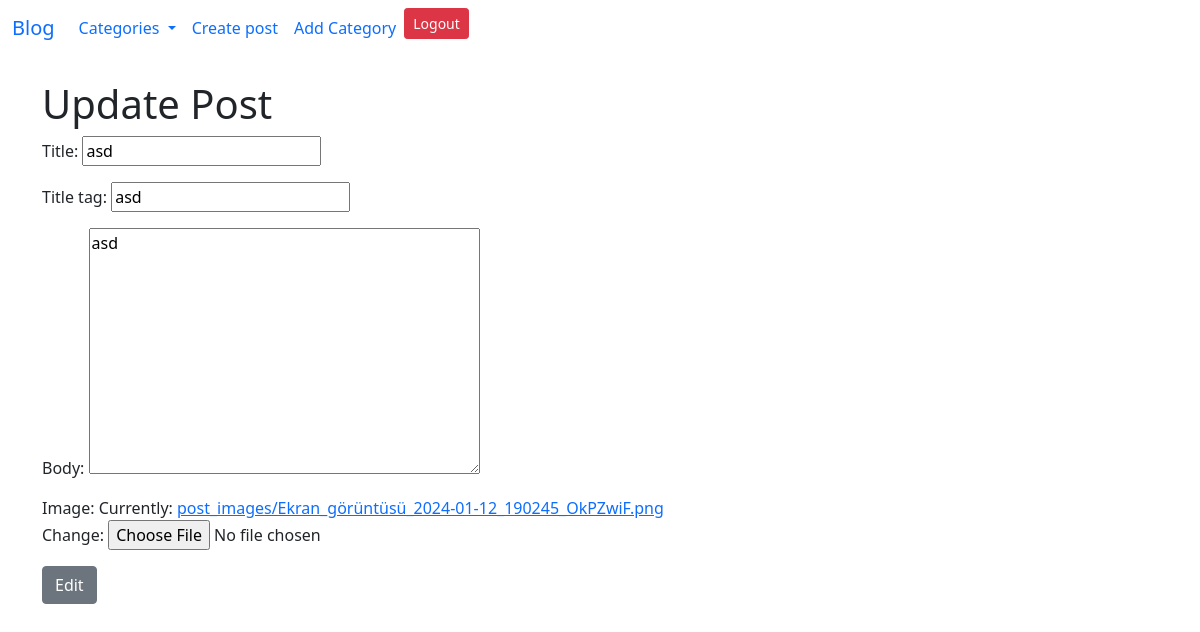
/article/edit/9 (signed in), run on the app's committed database.
### blog/models.py (models this page shows, shortened)
class Post(models.Model):
    title = models.CharField(max_length=255,default=None)
    author = models.ForeignKey(User, on_delete=models.CASCADE, default=None)
    title_tag = models.CharField(max_length=255, default=None)
    body = models.TextField(default = None)
    post_date = models.DateTimeField(auto_now_add=True)
    category =models.ForeignKey(Category, on_delete=models.CASCADE, default=None)
    image = models.ImageField(upload_to='images/')

### blog/views.py (the view)
# urls.py: path('article/edit/<int:pk>', UpdatePostView.as_view(), name="update_view"),
class UpdatePostView(UpdateView):
    model = Post
    template_name="update_post.html"
    fields=['title','title_tag','body','image']
    def get_context_data(self, **kwargs):
        cat_menu =  Category.objects.all()
        context = super(UpdatePostView, self).get_context_data(**kwargs)
        context["cat_menu"] = cat_menu
        return context

### blog/models.py (called while the page is built)
    def __str__(self):
        return self.name

### blog/templates/update_post.html (shortened to what this page needs)
{%extends 'base.html' %}
{% block content %}
<h1>Update Post</h1>
{% if user.is_authenticated %}
    {% if user.id == post.author.id %}
<form Method="Post" enctype="multipart/form-data">
    {{ form.as_p}}
    <button class="btn btn-secondary">Edit</button>
</form>
{%else%}
You are not allowed here.
  {%endif%}
{%endif%}
{% endblock %}

### data on the page
Post: title "asd", title_tag "asd", body "asd"
